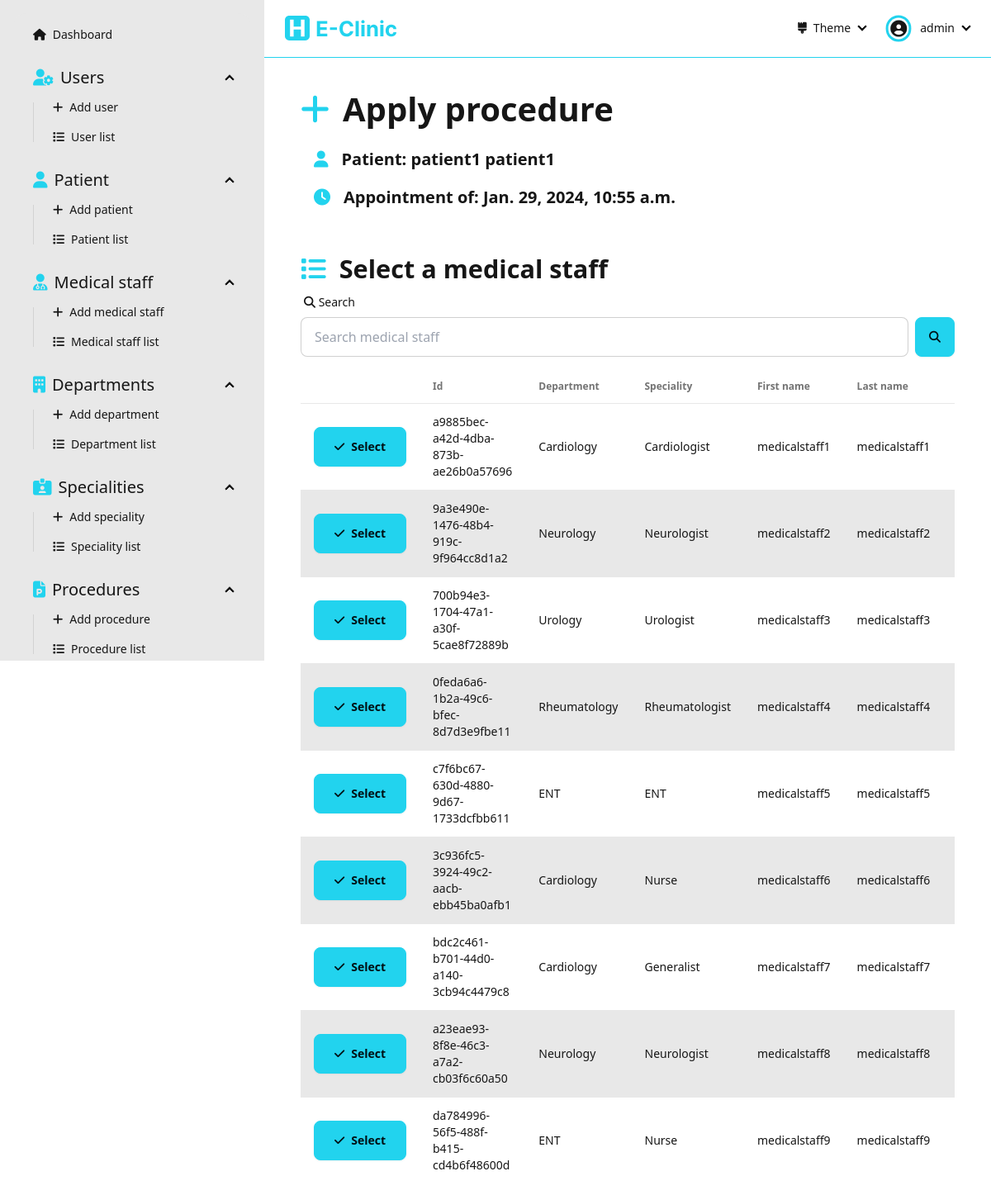
The page /dashboard/appointments/apply-procedure/ead32697e2bb4751986328b0bfb9da7b/ (signed in) on the database its author committed.
### Dashboard/models.py (models this page shows, shortened)
class Patient(models.Model):
  id = models.UUIDField(primary_key=True, default=uuid.uuid4, editable=False)
  firstName = models.CharField(max_length=256, null=False)
  lastName = models.CharField(max_length=256, null=False)
  dateOfBirth = models.DateField(null=False)
  address = models.CharField(max_length=256, null=False)
  phoneNumber = models.CharField(max_length=20, null=False, unique=True, validators=[RegexValidator(r'^(00213|\+213|0)(5|6|7)\d{8}$')])
  email = models.CharField(max_length=254, null=False, unique=True, validators=[EmailValidator()])
  gender = models.CharField(max_length=10, choices=Genders.choices, null=False)
  createdAt = models.DateTimeField(auto_now_add=True)
  updatedAt = models.DateTimeField(auto_now=True)

class Appointment(models.Model):
  id = models.UUIDField(primary_key=True, default=uuid.uuid4, editable=False)
  patient = models.ForeignKey('Patient', on_delete=models.CASCADE)
  timestamp = models.DateTimeField(null=False)
  state = models.CharField(max_length=15, choices=AppointmentState.choices, default=AppointmentState.SCHEDULED, blank=True)
  createdAt = models.DateTimeField(auto_now_add=True)
  updatedAt = models.DateTimeField(auto_now=True)

class MedicalStaff(models.Model):
  id = models.UUIDField(primary_key=True, default=uuid.uuid4, editable=False)
  department = models.ForeignKey('Department', on_delete=models.CASCADE)
  speciality = models.ForeignKey('Speciality', on_delete=models.CASCADE)
  firstName = models.CharField(max_length=256, null=False)
  lastName = models.CharField(max_length=256, null=False)
  dateOfBirth = models.DateField(null=False)
  address = models.CharField(max_length=256, null=False)
  phoneNumber = models.CharField(max_length=20, null=False, unique=True, validators=[RegexValidator(r'^(00213|\+213|0)(5|6|7)\d{8}$')])
  email = models.CharField(max_length=254, null=False, unique=True, validators=[EmailValidator()])
  gender = models.CharField(max_length=10, choices=Genders.choices, null=False)
  createdAt = models.DateTimeField(auto_now_add=True)
  updatedAt = models.DateTimeField(auto_now=True)

class Department(models.Model):
  id = models.UUIDField(primary_key=True, default=uuid.uuid4, editable=False)
  name = models.CharField(max_length=256, null=False, unique=True)
  def __str__(self):
     return f"{self.name}"

class Speciality(models.Model):
  id = models.UUIDField(primary_key=True, default=uuid.uuid4, editable=False)
  name = models.CharField(max_length=256, null=False, unique=True)
  def __str__(self):
     return f"{self.name}"

### Dashboard/views/procedureApplication.py (the view, shortened to what this page needs)
# urls.py: path('dashboard/appointments/apply-procedure/<str:appointmentId>/', procedureApplication.applyProcedure, name='apply-procedure'),
@login_required(login_url='sign-in')
def applyProcedure(request: HttpRequest, appointmentId: str):
  appointment = get_object_or_404(Appointment, id=appointmentId)
  patient = get_object_or_404(Patient, id=appointment.patient.id)
  form = ProcedureApplicationForm(initial={'appointment': appointment})
  searchForm = SearchForm(request.GET)
  assignMedicalStaffForm = AssignMedicalStaffForm(request.POST)
  medicalStaff = None
  medicalStaffList = []
  if searchForm.is_valid():
    search = searchForm.cleaned_data['search']
    if search:
      medicalStaffList = MedicalStaff.objects.filter(
        Q(id__icontains=search) |
        Q(department__name__icontains=search) |
        Q(speciality__name__icontains=search) |
        Q(firstName__icontains=search) |
        Q(lastName__icontains=search) |
        Q(dateOfBirth__icontains=search) |
        Q(address__icontains=search) |
        Q(phoneNumber__icontains=search) |
        Q(email__icontains=search) |
        Q(gender__icontains=search) |
        Q(updatedAt__icontains=search) |
        Q(createdAt__icontains=search)
      )
    else:
      medicalStaffList = MedicalStaff.objects.all()
  print(medicalStaff)
  context = { 'form': form, 'searchForm': searchForm, 'assignMedicalStaffForm': AssignMedicalStaffForm(), 'removeMedicalStaffForm': AssignMedicalStaffForm(), 'patient': patient, 'appointment': appointment, 'medicalStaff': medicalStaff, 'medicalStaffList': medicalStaffList }
  return render(request, 'pages/procedure-application/apply-procedure.html', context=context)

### Dashboard/forms.py
class ProcedureApplicationForm(forms.ModelForm):
  class Meta:
    model = ProcedureApplication
    fields = '__all__'

class SearchForm(forms.Form):
  search  = forms.CharField(required=False)

### Dashboard/templates/pages/procedure-application/apply-procedure.html (shortened to what this page needs)
{% extends "layouts/dashboard.html" %}
{% load static %}
{% load widget_tweaks %}
{% block dashboard_content %}
  <div class="flex flex-1 flex-col items-center pb-[5rem]">
    <div class="w-[90%] max-w-[50rem]">
      <div class="text-[30pt] font-bold"><i class="fas fa-plus text-primary mr-[1rem]"></i>Apply procedure</div>
      <div class="text-[15pt] font-semibold ml-[1rem] mb-[1rem] mt-[1rem]"><i class="fas fa-user text-primary mr-[1rem]"></i>Patient: {{patient.firstName}} {{patient.lastName}}</div>
      <div class="text-[15pt] font-semibold ml-[1rem] mb-[1rem]"><i class="fas fa-clock text-primary mr-[1rem]"></i>Appointment of: {{appointment.timestamp}}</div>
      {% if medicalStaff == None %}
        <div class="flex flex-1 flex-col items-center pb-[5rem] mt-[2rem]">
          <div class="flex flex-1 flex-col justify-start w-full">
            <div class="text-[23pt] font-bold"><i class="fas fa-list text-primary mr-[1rem]"></i>Select a medical staff</div>
            <form action="" method="get" class="mb-[1rem]">
              <label class="form-control w-full">
                <div class="label">
                  <span class="label-text"><i class="fas fa-search"></i> Search</span>
                </div>
                <div class="flex">
                  {% render_field searchForm.search placeholder="Search medical staff" type="text" class+="input input-bordered w-full" %}
                  <button class="btn btn-primary ml-[0.5rem]"><i class="fas fa-search"></i></button>
                </div>
              </label>
            </form>
            {% if medicalStaffList.count > 0 %}
            <div class="overflow-x-auto flex-1 flex items-start">
              <table class="table table-pin-rows table-pin-cols table-zebra">
                <thead>
                  <tr>
                    <td></td>
                    <td>Id</td>
                    <td>Department</td>
                    <td>Speciality</td>
                    <td>First name</td>
                    <td>Last name</td>
                    <td>Date of birth</td>
                  </tr>
                </thead>
                <tbody>
                  {% for medicalStaff in medicalStaffList %}
                    <tr>
                      <td>
                        <form action="" method="post">
                          <button class="btn btn-primary min-w-[7rem]"><i class="fas fa-check"></i> Select</button>
                        </form>
                      </td>
                      <td>{{medicalStaff.id}}</td>
                      <td>{{medicalStaff.department}}</td>
                      <td>{{medicalStaff.speciality}}</td>
                      <td>{{medicalStaff.firstName}}</td>
                      <td>{{medicalStaff.lastName}}</td>
                      <td>{{medicalStaff.dateOfBirth}}</td>
                    </tr>
                  {% endfor %}
                </tbody>
              </table>
            </div>
            {% else %}
              <div class="flex flex-1 flex-col justify-center items-center h-full w-full">
                <img class="w-[30%]" src="{% static "assets/empty-list.svg" %}" alt="empty-list">
                <div class="text-[20pt]">The list is empty</div>
              </div>
            {% endif %}
          </div>
        </div>
      {% endif %}
    </div>
  </div>
{% endblock dashboard_content %}

### Dashboard/templates/components/navbar-dashboard.html (shortened to what this page needs)
{% load static %}
<div class="navbar bg-base-100 border-b-primary border-b-[1px] mb-[2rem] sticky top-0 z-40">
  <div class="flex-1">
    <a class="btn btn-ghost hidden md:flex" href="/dashboard">
      <img class="h-full py-[0.5rem]" src="{% static "assets/e-clinic-logo-name.svg" %}" alt="e-clinic logo">
    </a>
  </div>
  <div class="flex-none">
    <ul class="menu menu-horizontal px-1">
      <li>
        <details>
          <summary>
            <i class="fas fa-brush"></i> Theme
          </summary>
        </details>
      </li>
      <li>
        <details>
          <summary>
            <div class="rounded-full mr-[0.5rem] ring ring-primary ring-offset-base-100 ring-offset-[0.15rem] flex justify-center items-center pt-[0.05rem]">
              <i class="fas fa-user-circle text-[15pt]"></i>
            </div>
            {{user}}
          </summary>
        </details>
      </li>
    </ul>
  </div>
</div>

### rows shown on the page
Patient: firstName "patient1", lastName "patient1"
Appointment: timestamp "Jan. 29, 2024, 10:55 a.m."
MedicalStaff: id "a9885bec-a42d-4dba-873b-ae26b0a57696", department "Cardiology", speciality "Cardiologist", firstName "medicalstaff1", lastName "medicalstaff1"
MedicalStaff: id "9a3e490e-1476-48b4-919c-9f964cc8d1a2", department "Neurology", speciality "Neurologist", firstName "medicalstaff2", lastName "medicalstaff2"
MedicalStaff: id "700b94e3-1704-47a1-a30f-5cae8f72889b", department "Urology", speciality "Urologist", firstName "medicalstaff3", lastName "medicalstaff3"
MedicalStaff: id "0feda6a6-1b2a-49c6-bfec-8d7d3e9fbe11", department "Rheumatology", speciality "Rheumatologist", firstName "medicalstaff4", lastName "medicalstaff4"
MedicalStaff: id "c7f6bc67-630d-4880-9d67-1733dcfbb611", department "ENT", speciality "ENT", firstName "medicalstaff5", lastName "medicalstaff5"
MedicalStaff: id "3c936fc5-3924-49c2-aacb-ebb45ba0afb1", department "Cardiology", speciality "Nurse", firstName "medicalstaff6", lastName "medicalstaff6"
MedicalStaff: id "bdc2c461-b701-44d0-a140-3cb94c4479c8", department "Cardiology", speciality "Generalist", firstName "medicalstaff7", lastName "medicalstaff7"
MedicalStaff: id "a23eae93-8f8e-46c3-a7a2-cb03f6c60a50", department "Neurology", speciality "Neurologist", firstName "medicalstaff8", lastName "medicalstaff8"
MedicalStaff: id "da784996-56f5-488f-b415-cd4b6f48600d", department "ENT", speciality "Nurse", firstName "medicalstaff9", lastName "medicalstaff9"

### other values the page prints
{{ user }} "admin"
